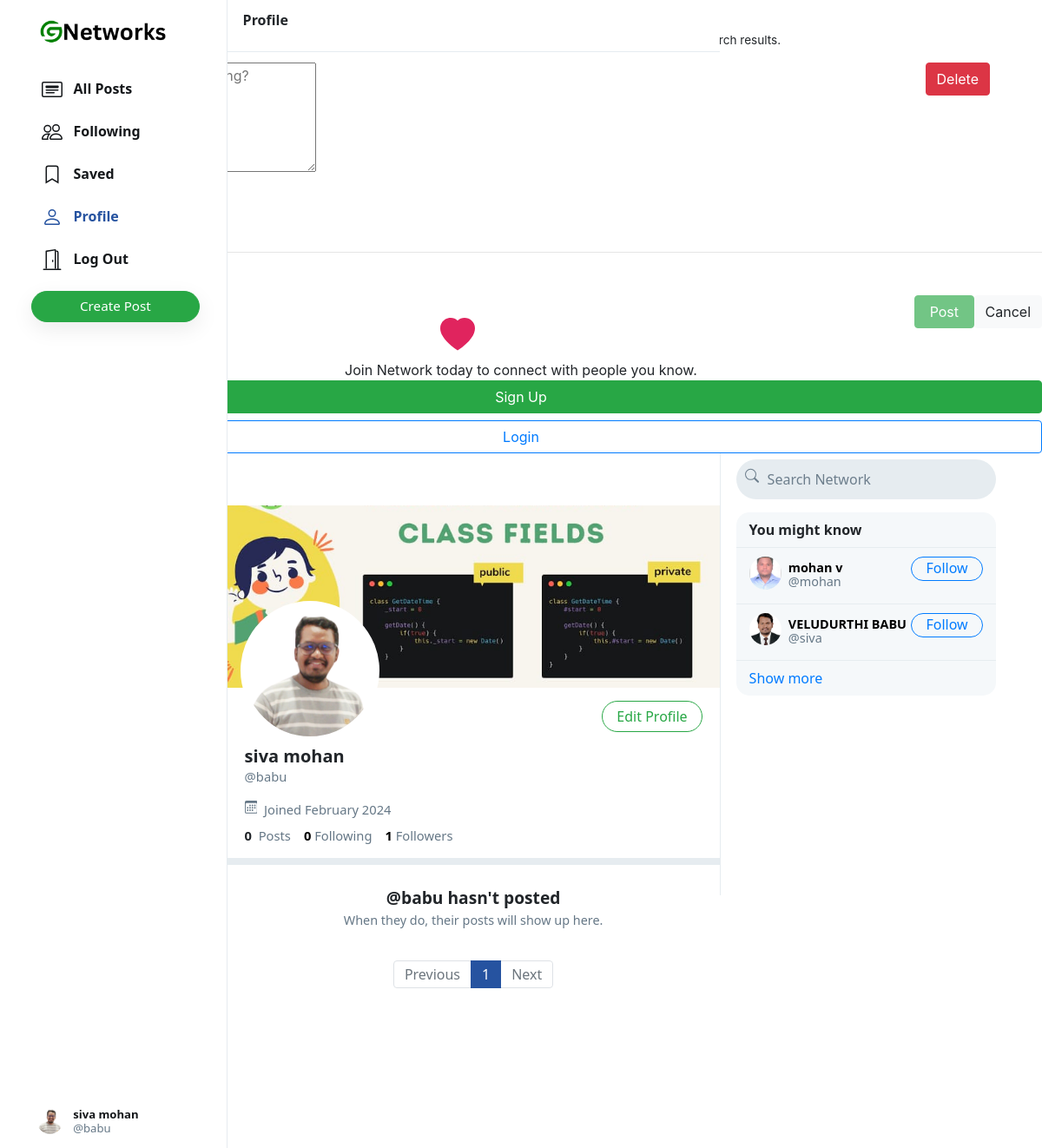
The app's page /babu (signed in) with its own data.
### network/models.py (models this page shows, shortened)
class User(AbstractUser):
    profile_pic = models.ImageField(upload_to='profile_pic/')
    bio = models.TextField(max_length=160, blank=True, null=True)
    cover = models.ImageField(upload_to='covers/', blank=True)
    def __str__(self):
        return self.username

### network/views.py (the view)
# urls.py: path("<str:username>", views.profile, name='profile'),
def profile(request, username):
    user = User.objects.get(username=username)
    all_posts = Post.objects.filter(creater=user).order_by('-date_created')
    paginator = Paginator(all_posts, 10)
    page_number = request.GET.get('page')
    if page_number == None:
        page_number = 1
    posts = paginator.get_page(page_number)
    followings = []
    suggestions = []
    follower = False
    if request.user.is_authenticated:
        followings = Follower.objects.filter(followers=request.user).values_list('user', flat=True)
        suggestions = User.objects.exclude(pk__in=followings).exclude(username=request.user.username).order_by("?")[:6]
        if request.user in Follower.objects.get(user=user).followers.all():
            follower = True
    follower_count = Follower.objects.get(user=user).followers.all().count()
    following_count = Follower.objects.filter(followers=user).count()
    return render(request, 'network/profile.html', {
        "username": user,
        "posts": posts,
        "posts_count": all_posts.count(),
        "suggestions": suggestions,
        "page": "profile",
        "is_follower": follower,
        "follower_count": follower_count,
        "following_count": following_count
    })

### network/templates/network/profile.html (shortened to what this page needs)
{% extends 'network/index.html' %}
{% load static %}
{% block profile %}
    <div class="profile-view" data-user="{{username.username}}">
        <div class="cover-image" style="background-image: url(/media/{{username.cover}})"></div>
        <div class="profile-image" style="background-image: url(/media/{{username.profile_pic}})"></div>
        <div class="profile-details">
            <div>
                {% if user.username == username.username %}
                    <button class="btn btn-outline-success float-right" id="edit-profile-btn">Edit Profile</button>
                {% elif is_follower %}
                    <button class="btn btn-primary float-right" onclick="unfollow_user(this,'{{username.username}}','edit_page')" id="following-btn">Following</button>
                {% else %}
                    <button class="btn btn-outline-success float-right" onclick="follow_user(this,'{{username.username}}','edit_page')" id="follow-btn">Follow</button>
                {% endif %}
            </div>
            <div class="details-data">
                <h5>{{username.first_name}} {{username.last_name}}</h5>
                <div class="grey">@{{username.username}}</div>
                <div class="grey" style="padding: 8px 0px;">
                    &nbsp;Joined {{username.date_joined | date:"F Y"}}
                </div>
                <div>
                    <strong>
                        {{posts_count}}
                    </strong>
                    &nbsp;<span class="grey">Posts</span>
                    <a href="#">
                        <strong id="following__count">{{following_count | default:0}}</strong>&nbsp;<span class="grey">Following</span>
                    </a>
                    <a href="#">
                        <strong id="follower__count">{{follower_count | default:0}}</strong>&nbsp;<span class="grey">Followers</span>
                    </a>
                </div>
            </div>
        </div>
    </div>
    <div class="space"></div>
{% endblock %}
{% block emptyprofile %}
    <center>
        <br>
        <strong style="font-size: 1.2em;">@{{username}} hasn't posted</strong>
        <div class="grey" style="font-size: .9em;">When they do, their posts will show up here.</div>
    </center>
{% endblock %}

### network/templates/network/layout.html (shortened to what this page needs)
{% load static %}
<!DOCTYPE html>
<html lang="en">
    <head>
        <link rel="stylesheet" href="https://stackpath.bootstrapcdn.com/bootstrap/4.4.1/css/bootstrap.min.css">
        <link href="{% static 'network/styles.css' %}" rel="stylesheet">
    </head>
    <body>
        <div class="popup">
            <div class="small-popup">
                <div style="margin-bottom: 10px; font-size: 1.1em;"><strong>Delete Post?</strong></div>
                <div class="grey" style="font-size: .85em; margin-bottom: 15px;">
                    This can’t be undone and it will be removed from your profile, the timeline of any accounts that follow you, and from Network search results.
                </div>
                <div style="padding: 0px 5%;">
                    <button class="btn btn-light float-left" onclick="remove_popup()">Cancel</button>
                    <button class="btn btn-danger float-right" id="delete_post_btn">Delete</button>
                </div>
            </div>
            <div class="large-popup">
                <div>
                    <div class="form-area">
                        <form action="{% url 'createpost' %}" method="POST" class="newpost" enctype="multipart/form-data">
                            <div id='img-div'>
                                <button id="del-img" type='button'>
                                </button>
                            </div>
                            <hr>
                            <div class="form-action-btns">
                                <div>
                                    <label for="insert-img" class="icon-btn form-icon-btn">
                                        <span style="font-size: 0.95em;">&nbsp;Photo</span>
                                    </label>
                                </div>
                                <div>
                                    <button class="btn btn-light float-right cancel-post" type="button" onclick="remove_popup()">Cancel</button>
                                    <input type="submit" class="btn btn-success float-right submit-btn" value="&nbsp;Post&nbsp;" disabled>
                                </div>
                            </div>
                        </form>
                    </div>
                </div>
            </div>
            <div class="login-popup">
                <div onclick="remove_popup()" class="icon-btn">
                </div>
                <center>
                    <div class="icon-div">
                        <svg width="2.5em" height="2.5em" viewBox="0 0 16 16" class="bi bi-heart-fill" fill="#e0245e" xmlns="http://www.w3.org/2000/svg">
                            <path fill-rule="evenodd" d="M8 1.314C12.438-3.248 23.534 4.735 8 15-7.534 4.736 3.562-3.248 8 1.314z"/>
                        </svg>
                    </div>
                    <div class="main_text-div">
                        <div class="grey">
                            Join Network today to connect with people you know.
                        </div>
                    </div>
                    <div class="btn-div">
                        <button class="btn btn-success btn-block" onclick="goto_register()">Sign Up</button>
                        <button class="btn btn-outline-primary btn-block" onclick="goto_login()">Login</button>
                    </div>
                </center>
            </div>
        </div>
        <div class="body" data-page="{{page}}">
            <div class="sidenav">
                <a href="{% url 'index' %}" class="navbar-brand">
                    <img src="{% static 'network/Images/logo.png' %}" height="31px">
                </a>
                <div style="height: 100%;">
                    <div>
                        <div>
                            <ul>
                                <li class="nav-item" id="all_posts">
                                <a href="{% url 'index' %}" class="nav-link">
                                    <div>
                                        &nbsp;&nbsp;All Posts
                                    </div>
                                </a>
                                </li>
                                {% if user.is_authenticated %}
                                    <li class="nav-item" id="following">
                                        <a href="{% url 'following' %}" class="nav-link">
                                            <div>
                                                &nbsp;&nbsp;Following
                                            </div>
                                        </a>
                                    </li>
                                    <li class="nav-item" id="saved">
                                        <a href="{% url 'saved' %}" class="nav-link">
                                            <div>
                                                <svg width="1.5em" height="1.5em" viewBox="0 0 16 16" class="bi bi-bookmark" fill="currentColor" xmlns="http://www.w3.org/2000/svg">
                                                    <path fill-rule="evenodd" d="M8 12l5 3V3a2 2 0 0 0-2-2H5a2 2 0 0 0-2 2v12l5-3zm-4 1.234l4-2.4 4 2.4V3a1 1 0 0 0-1-1H5a1 1 0 0 0-1 1v10.234z"/>
                                                  </svg>
                                                &nbsp;&nbsp;Saved
                                            </div>
                                        </a>
                                    </li>
                                    <li class="nav-item" id="profile">
                                        <a href="{% url 'profile' user.username %}" class="nav-link">
                                            <div>
                                                &nbsp;&nbsp;Profile
                                            </div>
                                        </a>
                                    </li>
                                    <li class="nav-item" id="logout">
                                        <a href="{% url 'logout' %}" class="nav-link">
                                            <div>
                                                &nbsp;&nbsp;Log Out
                                            </div>
                                        </a>
                                    </li>
                                {% endif %}
                            </ul>
                        </div>
                        {% if user.is_authenticated %}
                            <button id="popup-btn" class="btn btn-success new-post-btn" onclick="createpost()">Create Post</button>
                        {% endif %}
                    </div>
                    <div style="position: absolute; bottom: 10px;">
                        {% if user.is_authenticated %}
                            <li class="nav-item sidenav-user">
                                <a href="{% url 'profile' user.username %}" class="nav-link">
                                    <div class="user_account">
                                        <div class="small-profilepic" style="float: left; background-image: url(/media/{{user.profile_pic}})"></div>
                                        <div style="height: 2.7vw; margin: auto;">
                                            <div style="margin-top: 4px;"><strong>{{user.first_name}} {{user.last_name}}</strong></div>
                                            <div class="grey" style="margin-top: 4px;">@{{ user.username }}</div>
                                        </div>
                                    </div>
                                </a>
                            </li>
                        {% endif %}
                    </div>
                </div>
            </div>
            {% block body %}
            {% endblock %}
            <div class="right-div">
                <nav class="head">
                    <form action="#">
                        <div class="search-div">
                            <div>
                            </div>
                            <input type="text" name="query" id="search-box" placeholder="Search Network">
                        </div>
                    </form>
                </nav>
                <div class='right-div-content'>
                    <div class="space" style="background-color: white;"></div>
                    {% if user.is_authenticated %}
                        <div class="suggestion-box">
                            <div class="suggestion-header">
                                You might know
                            </div>
                            {% for suggestion in suggestions %}
                                <div class="suggestion-user">
                                    <div>
                                        <a href="{% url 'profile' suggestion.username %}">
                                            <div class="small-profilepic" style="background-image: url(/media/{{suggestion.profile_pic}})"></div>
                                        </a>
                                    </div>
                                    <div class="user-details">
                                        <a href="{% url 'profile' suggestion.username %}">
                                            <div id="user-name">
                                                <strong>
                                                    {{suggestion.first_name}} {{suggestion.last_name}}
                                                </strong>
                                            </div>
                                            <div class="grey">@{{suggestion.username}}</div>
                                        </a>
                                    </div>
                                    <div>
                                        <button class="btn btn-outline-primary" type="button" onclick="follow_user(this,'{{suggestion.username}}','suggestion')">Follow</button>
                                    </div>
                                </div>
                            {% empty %}
                                    <div style="text-align: center; border-bottom: .5px solid #e6ecf0; padding: 10px 15px;">
                                        <span class="grey" style="font-size: .9em;">No suggestions available.</span>
                                    </div>
                            {% endfor %}
                            <div class="suggestion-footer">
                                <a href="#">Show more</a>
                            </div>
                        </div>
                    {% endif %}
                </div>
            </div>
        </div>
    </body>
</html>

### records on screen
User: profile_pic (picture), first_name "siva", last_name "mohan", username "babu", cover (picture), date_joined "February 2024"
User: profile_pic (picture), first_name "mohan", last_name "v", username "mohan"
User: profile_pic (picture), first_name "VELUDURTHI", last_name "BABU", username "siva"

### other values on screen
{{ posts_count }} "0"
{{ following_count | default:0 }} "0"
{{ follower_count | default:0 }} "1"
{{ each }} "1"
